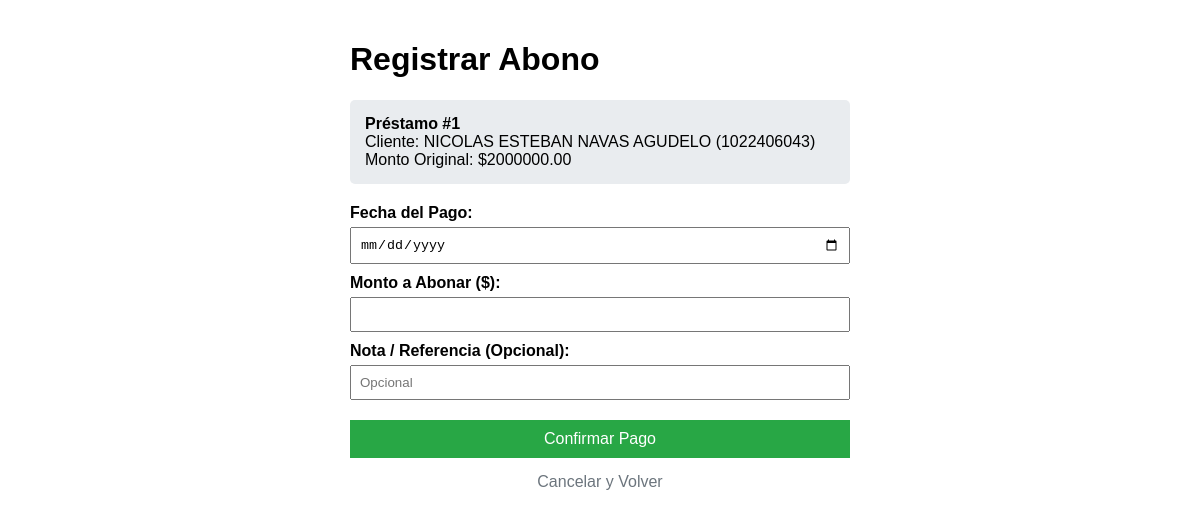
Page /prestamo/1/pagar/ on the committed database.
### creditos/models.py (models this page shows, shortened)
class Prestamo(models.Model):
    ESTADOS = [
        ('PENDIENTE', 'Pendiente de Aprobación'),
        ('ACTIVO', 'Activo'),
        ('PAGADO', 'Pagado'),
        ('MORA', 'En Mora'),
        ('RECHAZADO', 'Rechazado'),
    ]
    cliente = models.ForeignKey(Cliente, on_delete=models.PROTECT, related_name='prestamos')
    monto = models.DecimalField(max_digits=12, decimal_places=2)
    tasa_interes = models.DecimalField(max_digits=5, decimal_places=2, help_text="Tasa mensual en %")
    plazo_meses = models.IntegerField()
    fecha_inicio = models.DateField()
    estado = models.CharField(max_length=20, choices=ESTADOS, default='PENDIENTE')
    creado_at = models.DateTimeField(auto_now_add=True)

class Cliente(models.Model):
    documento = models.CharField(max_length=20, unique=True)
    nombres = models.CharField(max_length=100)
    apellidos = models.CharField(max_length=100)
    telefono = models.CharField(max_length=20)
    email = models.EmailField(blank=True, null=True)
    creado_at = models.DateTimeField(auto_now_add=True)
    def __str__(self):
        return f"{self.nombres} {self.apellidos} ({self.documento})"

### creditos/views.py (the view)
# urls.py: path('prestamo/<int:prestamo_id>/pagar/', views.registrar_pago, name='registrar_pago'),
def registrar_pago(request, prestamo_id):
    prestamo = get_object_or_404(Prestamo, id=prestamo_id)
    if request.method == 'POST':
        form = PagoForm(request.POST)
        if form.is_valid():
            pago = form.save(commit=False)
            pago.prestamo = prestamo
            pago.save()
            return redirect('detalle_prestamo', prestamo_id=prestamo.id)
    else:
        form = PagoForm()
    return render(request, 'creditos/registrar_pago.html', {
        'form': form,
        'prestamo': prestamo
    })

### creditos/forms.py
class PagoForm(forms.ModelForm):
    class Meta:
        model = Pago
        fields = ['monto', 'fecha', 'nota']
        widgets = {
            'fecha': forms.DateInput(attrs={'type': 'date', 'class': 'form-control'}),
            'monto': forms.NumberInput(attrs={'class': 'form-control'}),
            'nota': forms.TextInput(attrs={'class': 'form-control', 'placeholder': 'Opcional'}),
        }

### creditos/templates/creditos/registrar_pago.html (shortened to what this page needs)
<!DOCTYPE html>
<html lang="es">
<head>
</head>
<body>
    <h1>Registrar Abono</h1>
    <div class="info-box">
        <strong>Préstamo #{{ prestamo.id }}</strong><br>
        Cliente: {{ prestamo.cliente }}<br>
        Monto Original: ${{ prestamo.monto }}
    </div>
    <form method="POST">
        <label>Fecha del Pago:</label>
        {{ form.fecha }}
        <label>Monto a Abonar ($):</label>
        {{ form.monto }}
        <label>Nota / Referencia (Opcional):</label>
        {{ form.nota }}
        <button type="submit">Confirmar Pago</button>
    </form>
    <a href="{% url 'detalle_prestamo' prestamo.id %}" class="back-link">Cancelar y Volver</a>
</body>
</html>

### creditos/templates/creditos/registrar_pago.html (style rules this page uses)
body { font-family: sans-serif; padding: 20px; max-width: 500px; margin: 0 auto; }
.info-box { background: #e9ecef; padding: 15px; border-radius: 5px; margin-bottom: 20px; }
label { display: block; margin-top: 10px; font-weight: bold; }
input { width: 100%; padding: 8px; box-sizing: border-box; margin-top: 5px; }
button { margin-top: 20px; width: 100%; padding: 10px; background: #28a745; color: white; border: none; font-size: 16px; cursor: pointer; }
.back-link { display: block; text-align: center; margin-top: 15px; text-decoration: none; color: #6c757d; }

### rows in the picture
Prestamo: id "1", cliente "NICOLAS ESTEBAN NAVAS AGUDELO (1022406043)", monto "2000000.00"
